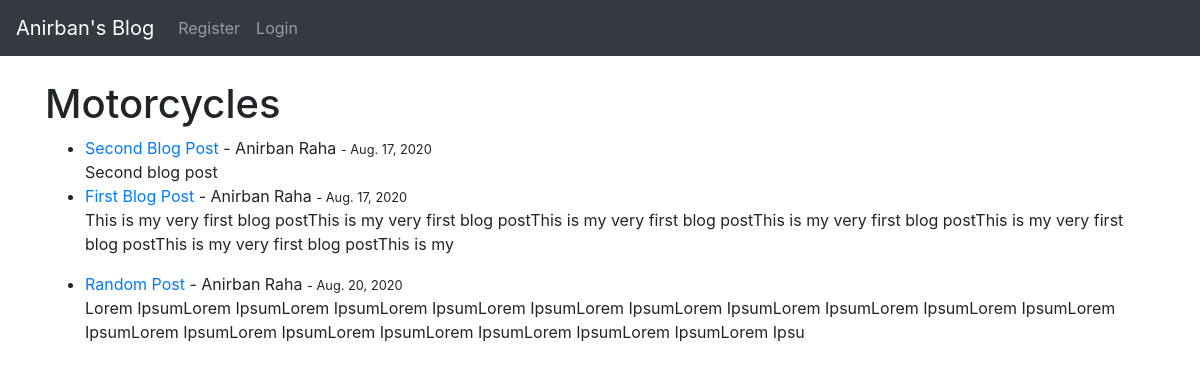
/category/motorcycles/, run on the app's committed database.
### myblog/models.py (models this page shows, shortened)
class Post(models.Model):
    title = models.CharField(max_length=255)
    header_image = models.ImageField(null=True, blank=True, upload_to="images/")
    title_tag = models.CharField(max_length=255)
    author = models.ForeignKey(User, on_delete=models.CASCADE)
    body = RichTextField(blank = True, null = True)
    post_date = models.DateField(auto_now_add=True)
    category = models.CharField(max_length=255, default= "uncategorized")
    snippet = models.CharField(max_length=255)
    likes = models.ManyToManyField(User, related_name="blog_posts")

### myblog/views.py (the view)
# urls.py: path('category/<str:cats>/', CategoryView, name="category"),
def CategoryView(request, cats):
    category_posts = Post.objects.filter(category=cats.replace('-', ' '))
    return render(request, 'categories.html', {'cats': cats.title().replace('-', ' '), 'category_posts': category_posts})

### myblog/templates/categories.html (shortened to what this page needs)
{% extends 'base.html' %}
{% block content %}
{% if category_posts %}
    <h1>{{ cats }}</h1>
    <ul>
    {% for post in category_posts %}
        <li><a href='{% url 'article-detail' post.pk %}'>{{ post.title }}</a> - {{ post.author.first_name }} {{ post.author.last_name }} <small> - {{ post.post_date }} </small><br/>{{ post.body |slice:":200"| safe}}
        </li>
    {% endfor %}
    </ul>
{% else %}
    <h2>Sorry ! This page does not exist ....</h2>
{% endif %}
{% endblock %}

### data on the page
Post: title "Second Blog Post", author.first_name "Anirban", author.last_name "Raha", post_date "Aug. 17, 2020", body "Second blog post"
Post: title "First Blog Post", author.first_name "Anirban", author.last_name "Raha", post_date "Aug. 17, 2020", body "This is my very first blog postThis is my very first blog postThis is my very first blog postThis is my very first blog postThis is my very first blog postThis is my very first blog postThis is my"
Post: title "Random Post", author.first_name "Anirban", author.last_name "Raha", post_date "Aug. 20, 2020", body "Lorem IpsumLorem IpsumLorem IpsumLorem IpsumLorem IpsumLorem IpsumLorem IpsumLorem IpsumLorem IpsumLorem IpsumLorem IpsumLorem IpsumLorem IpsumLorem IpsumLorem IpsumLorem IpsumLorem IpsumLorem Ipsu"

### other printed values
{{ cats }} "Motorcycles"
